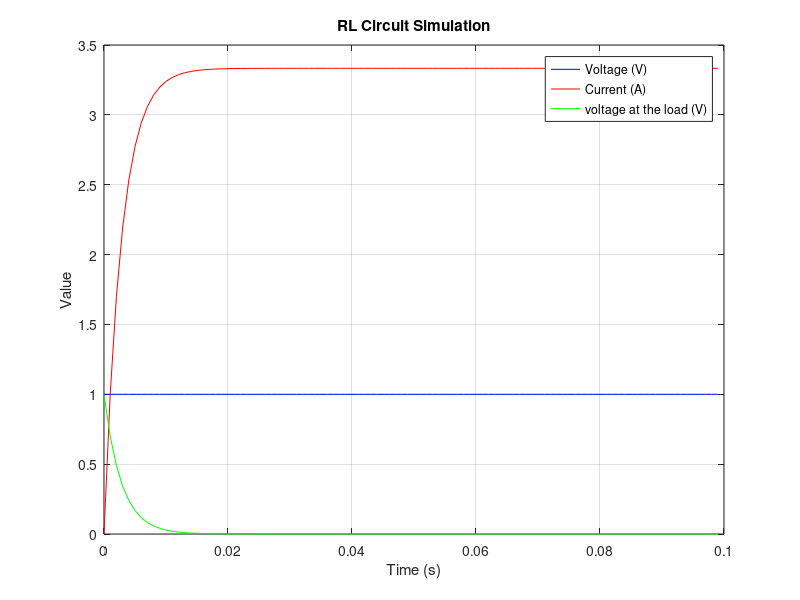

This chart was generated by the following MATLAB code:
clear; close all;

sim_time = 0.1; % Total simulation time in seconds
sim_step_time = 1e-3; % Simulation step time in seconds

R = 0.3; % Resistance in ohms
L = 1e-3; % Inductance in henries

% Number of simulation steps
num_steps = sim_time / sim_step_time;

% Preallocate arrays for current and voltage
i = zeros(1, num_steps);
v = zeros(1, num_steps);
v_load=zeros(1,num_steps);

% Initial conditions
v(1) = 1; % Initial voltage
i(1) = 0; % Initial current
v_load(1)=1;
figure;

for n = 2:num_steps
    % Update current using the discrete form of the RL circuit equation
    i(n) = i(n-1) + (sim_step_time / L) * (v(n-1) - R * i(n-1));
    
    % Update voltage for this example, assuming a constant voltage source
    v(n) = v(1); % If you want to simulate a different voltage source, update this accordingly

    v_load(n)= v(n) - i(n)*R;
end

% Plotting the results
plot((0:num_steps-1) * sim_step_time, v, 'b');
hold on;
plot((0:num_steps-1) * sim_step_time, i, 'r');
hold on;
plot((0:num_steps-1) * sim_step_time, v_load, 'g');
xlabel('Time (s)');
ylabel('Value');
legend('Voltage (V)', 'Current (A)', 'voltage at the load (V)');
title('RL Circuit Simulation');
grid on;